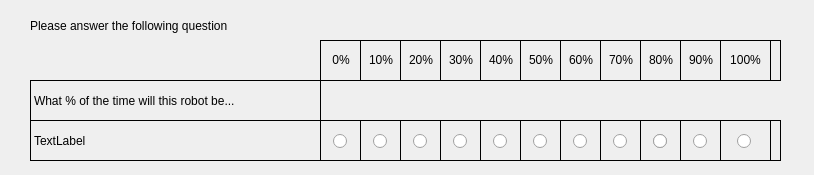
<?xml version="1.0" encoding="UTF-8"?>
<ui version="4.0">
 <class>Trust_Survey</class>
 <widget class="QDialog" name="Trust_Survey">
  <property name="windowModality">
   <enum>Qt::ApplicationModal</enum>
  </property>
  <property name="geometry">
   <rect>
    <x>0</x>
    <y>0</y>
    <width>814</width>
    <height>175</height>
   </rect>
  </property>
  <property name="windowTitle">
   <string>Trust Questionnaire</string>
  </property>
  <widget class="QFrame" name="frame">
   <property name="geometry">
    <rect>
     <x>320</x>
     <y>120</y>
     <width>461</width>
     <height>41</height>
    </rect>
   </property>
   <property name="frameShape">
    <enum>QFrame::Box</enum>
   </property>
   <property name="frameShadow">
    <enum>QFrame::Plain</enum>
   </property>
   <widget class="QFrame" name="frame_2">
    <property name="geometry">
     <rect>
      <x>0</x>
      <y>0</y>
      <width>41</width>
      <height>41</height>
     </rect>
    </property>
    <property name="frameShape">
     <enum>QFrame::Box</enum>
    </property>
    <property name="frameShadow">
     <enum>QFrame::Plain</enum>
    </property>
    <widget class="QRadioButton" name="radio_0">
     <property name="geometry">
      <rect>
       <x>13</x>
       <y>10</y>
       <width>16</width>
       <height>23</height>
      </rect>
     </property>
     <property name="text">
      <string/>
     </property>
     <property name="checked">
      <bool>false</bool>
     </property>
    </widget>
   </widget>
   <widget class="QFrame" name="frame_3">
    <property name="geometry">
     <rect>
      <x>40</x>
      <y>0</y>
      <width>41</width>
      <height>41</height>
     </rect>
    </property>
    <property name="frameShape">
     <enum>QFrame::Box</enum>
    </property>
    <property name="frameShadow">
     <enum>QFrame::Plain</enum>
    </property>
    <widget class="QRadioButton" name="radio_10">
     <property name="geometry">
      <rect>
       <x>13</x>
       <y>10</y>
       <width>16</width>
       <height>23</height>
      </rect>
     </property>
     <property name="text">
      <string/>
     </property>
     <property name="checked">
      <bool>false</bool>
     </property>
    </widget>
   </widget>
   <widget class="QFrame" name="frame_4">
    <property name="geometry">
     <rect>
      <x>80</x>
      <y>0</y>
      <width>41</width>
      <height>41</height>
     </rect>
    </property>
    <property name="frameShape">
     <enum>QFrame::Box</enum>
    </property>
    <property name="frameShadow">
     <enum>QFrame::Plain</enum>
    </property>
    <widget class="QRadioButton" name="radio_20">
     <property name="geometry">
      <rect>
       <x>13</x>
       <y>10</y>
       <width>16</width>
       <height>23</height>
      </rect>
     </property>
     <property name="text">
      <string/>
     </property>
     <property name="checked">
      <bool>false</bool>
     </property>
    </widget>
   </widget>
   <widget class="QFrame" name="frame_5">
    <property name="geometry">
     <rect>
      <x>120</x>
      <y>0</y>
      <width>41</width>
      <height>41</height>
     </rect>
    </property>
    <property name="frameShape">
     <enum>QFrame::Box</enum>
    </property>
    <property name="frameShadow">
     <enum>QFrame::Plain</enum>
    </property>
    <widget class="QRadioButton" name="radio_30">
     <property name="geometry">
      <rect>
       <x>13</x>
       <y>10</y>
       <width>16</width>
       <height>23</height>
      </rect>
     </property>
     <property name="text">
      <string/>
     </property>
     <property name="checked">
      <bool>false</bool>
     </property>
    </widget>
   </widget>
   <widget class="QFrame" name="frame_7">
    <property name="geometry">
     <rect>
      <x>160</x>
      <y>0</y>
      <width>41</width>
      <height>41</height>
     </rect>
    </property>
    <property name="frameShape">
     <enum>QFrame::Box</enum>
    </property>
    <property name="frameShadow">
     <enum>QFrame::Plain</enum>
    </property>
    <widget class="QRadioButton" name="radio_40">
     <property name="geometry">
      <rect>
       <x>13</x>
       <y>10</y>
       <width>16</width>
       <height>23</height>
      </rect>
     </property>
     <property name="text">
      <string/>
     </property>
     <property name="checked">
      <bool>false</bool>
     </property>
    </widget>
   </widget>
   <widget class="QFrame" name="frame_6">
    <property name="geometry">
     <rect>
      <x>200</x>
      <y>0</y>
      <width>41</width>
      <height>41</height>
     </rect>
    </property>
    <property name="frameShape">
     <enum>QFrame::Box</enum>
    </property>
    <property name="frameShadow">
     <enum>QFrame::Plain</enum>
    </property>
    <widget class="QRadioButton" name="radio_50">
     <property name="geometry">
      <rect>
       <x>13</x>
       <y>10</y>
       <width>16</width>
       <height>23</height>
      </rect>
     </property>
     <property name="text">
      <string/>
     </property>
     <property name="checked">
      <bool>false</bool>
     </property>
    </widget>
   </widget>
   <widget class="QFrame" name="frame_8">
    <property name="geometry">
     <rect>
      <x>240</x>
      <y>0</y>
      <width>41</width>
      <height>41</height>
     </rect>
    </property>
    <property name="frameShape">
     <enum>QFrame::Box</enum>
    </property>
    <property name="frameShadow">
     <enum>QFrame::Plain</enum>
    </property>
    <widget class="QRadioButton" name="radio_60">
     <property name="geometry">
      <rect>
       <x>13</x>
       <y>10</y>
       <width>16</width>
       <height>23</height>
      </rect>
     </property>
     <property name="text">
      <string/>
     </property>
     <property name="checked">
      <bool>false</bool>
     </property>
    </widget>
   </widget>
   <widget class="QFrame" name="frame_9">
    <property name="geometry">
     <rect>
      <x>280</x>
      <y>0</y>
      <width>41</width>
      <height>41</height>
     </rect>
    </property>
    <property name="frameShape">
     <enum>QFrame::Box</enum>
    </property>
    <property name="frameShadow">
     <enum>QFrame::Plain</enum>
    </property>
    <widget class="QRadioButton" name="radio_70">
     <property name="geometry">
      <rect>
       <x>13</x>
       <y>10</y>
       <width>16</width>
       <height>23</height>
      </rect>
     </property>
     <property name="text">
      <string/>
     </property>
     <property name="checked">
      <bool>false</bool>
     </property>
    </widget>
   </widget>
   <widget class="QFrame" name="frame_10">
    <property name="geometry">
     <rect>
      <x>320</x>
      <y>0</y>
      <width>41</width>
      <height>41</height>
     </rect>
    </property>
    <property name="frameShape">
     <enum>QFrame::Box</enum>
    </property>
    <property name="frameShadow">
     <enum>QFrame::Plain</enum>
    </property>
    <widget class="QRadioButton" name="radioButton_10">
     <property name="geometry">
      <rect>
       <x>13</x>
       <y>10</y>
       <width>16</width>
       <height>23</height>
      </rect>
     </property>
     <property name="text">
      <string/>
     </property>
     <property name="checked">
      <bool>false</bool>
     </property>
    </widget>
    <widget class="QFrame" name="frame_11">
     <property name="geometry">
      <rect>
       <x>0</x>
       <y>0</y>
       <width>41</width>
       <height>41</height>
      </rect>
     </property>
     <property name="frameShape">
      <enum>QFrame::Box</enum>
     </property>
     <property name="frameShadow">
      <enum>QFrame::Plain</enum>
     </property>
     <widget class="QRadioButton" name="radio_80">
      <property name="geometry">
       <rect>
        <x>13</x>
        <y>10</y>
        <width>16</width>
        <height>23</height>
       </rect>
      </property>
      <property name="text">
       <string/>
      </property>
      <property name="checked">
       <bool>false</bool>
      </property>
     </widget>
    </widget>
   </widget>
   <widget class="QFrame" name="frame_12">
    <property name="geometry">
     <rect>
      <x>360</x>
      <y>0</y>
      <width>41</width>
      <height>41</height>
     </rect>
    </property>
    <property name="frameShape">
     <enum>QFrame::Box</enum>
    </property>
    <property name="frameShadow">
     <enum>QFrame::Plain</enum>
    </property>
    <widget class="QRadioButton" name="radio_90">
     <property name="geometry">
      <rect>
       <x>13</x>
       <y>10</y>
       <width>16</width>
       <height>23</height>
      </rect>
     </property>
     <property name="text">
      <string/>
     </property>
     <property name="checked">
      <bool>false</bool>
     </property>
    </widget>
   </widget>
   <widget class="QFrame" name="frame_24">
    <property name="geometry">
     <rect>
      <x>400</x>
      <y>0</y>
      <width>51</width>
      <height>41</height>
     </rect>
    </property>
    <property name="frameShape">
     <enum>QFrame::Box</enum>
    </property>
    <property name="frameShadow">
     <enum>QFrame::Plain</enum>
    </property>
    <widget class="QRadioButton" name="radio_100">
     <property name="geometry">
      <rect>
       <x>17</x>
       <y>10</y>
       <width>16</width>
       <height>23</height>
      </rect>
     </property>
     <property name="text">
      <string/>
     </property>
     <property name="checked">
      <bool>false</bool>
     </property>
    </widget>
   </widget>
  </widget>
  <widget class="QLabel" name="section_text">
   <property name="geometry">
    <rect>
     <x>30</x>
     <y>80</y>
     <width>291</width>
     <height>41</height>
    </rect>
   </property>
   <property name="frameShape">
    <enum>QFrame::Box</enum>
   </property>
   <property name="text">
    <string>What % of the time will this robot be...</string>
   </property>
  </widget>
  <widget class="QLabel" name="prompt_text">
   <property name="geometry">
    <rect>
     <x>30</x>
     <y>120</y>
     <width>291</width>
     <height>41</height>
    </rect>
   </property>
   <property name="frameShape">
    <enum>QFrame::Box</enum>
   </property>
   <property name="text">
    <string>TextLabel</string>
   </property>
  </widget>
  <widget class="QFrame" name="frame_13">
   <property name="geometry">
    <rect>
     <x>320</x>
     <y>40</y>
     <width>461</width>
     <height>41</height>
    </rect>
   </property>
   <property name="frameShape">
    <enum>QFrame::Box</enum>
   </property>
   <property name="frameShadow">
    <enum>QFrame::Plain</enum>
   </property>
   <widget class="QFrame" name="frame_14">
    <property name="geometry">
     <rect>
      <x>0</x>
      <y>0</y>
      <width>41</width>
      <height>41</height>
     </rect>
    </property>
    <property name="frameShape">
     <enum>QFrame::Box</enum>
    </property>
    <property name="frameShadow">
     <enum>QFrame::Plain</enum>
    </property>
    <widget class="QLabel" name="label">
     <property name="geometry">
      <rect>
       <x>5</x>
       <y>10</y>
       <width>32</width>
       <height>20</height>
      </rect>
     </property>
     <property name="text">
      <string>0%</string>
     </property>
     <property name="alignment">
      <set>Qt::AlignCenter</set>
     </property>
    </widget>
   </widget>
   <widget class="QFrame" name="frame_15">
    <property name="geometry">
     <rect>
      <x>40</x>
      <y>0</y>
      <width>41</width>
      <height>41</height>
     </rect>
    </property>
    <property name="frameShape">
     <enum>QFrame::Box</enum>
    </property>
    <property name="frameShadow">
     <enum>QFrame::Plain</enum>
    </property>
    <widget class="QLabel" name="label_13">
     <property name="geometry">
      <rect>
       <x>5</x>
       <y>10</y>
       <width>32</width>
       <height>20</height>
      </rect>
     </property>
     <property name="text">
      <string>10%</string>
     </property>
     <property name="alignment">
      <set>Qt::AlignCenter</set>
     </property>
    </widget>
   </widget>
   <widget class="QFrame" name="frame_16">
    <property name="geometry">
     <rect>
      <x>80</x>
      <y>0</y>
      <width>41</width>
      <height>41</height>
     </rect>
    </property>
    <property name="frameShape">
     <enum>QFrame::Box</enum>
    </property>
    <property name="frameShadow">
     <enum>QFrame::Plain</enum>
    </property>
    <widget class="QLabel" name="label_14">
     <property name="geometry">
      <rect>
       <x>5</x>
       <y>10</y>
       <width>32</width>
       <height>20</height>
      </rect>
     </property>
     <property name="text">
      <string>20%</string>
     </property>
     <property name="alignment">
      <set>Qt::AlignCenter</set>
     </property>
    </widget>
   </widget>
   <widget class="QFrame" name="frame_17">
    <property name="geometry">
     <rect>
      <x>120</x>
      <y>0</y>
      <width>41</width>
      <height>41</height>
     </rect>
    </property>
    <property name="frameShape">
     <enum>QFrame::Box</enum>
    </property>
    <property name="frameShadow">
     <enum>QFrame::Plain</enum>
    </property>
    <widget class="QLabel" name="label_15">
     <property name="geometry">
      <rect>
       <x>5</x>
       <y>10</y>
       <width>32</width>
       <height>20</height>
      </rect>
     </property>
     <property name="text">
      <string>30%</string>
     </property>
     <property name="alignment">
      <set>Qt::AlignCenter</set>
     </property>
    </widget>
   </widget>
   <widget class="QFrame" name="frame_18">
    <property name="geometry">
     <rect>
      <x>160</x>
      <y>0</y>
      <width>41</width>
      <height>41</height>
     </rect>
    </property>
    <property name="frameShape">
     <enum>QFrame::Box</enum>
    </property>
    <property name="frameShadow">
     <enum>QFrame::Plain</enum>
    </property>
    <widget class="QLabel" name="label_16">
     <property name="geometry">
      <rect>
       <x>5</x>
       <y>10</y>
       <width>32</width>
       <height>20</height>
      </rect>
     </property>
     <property name="text">
      <string>40%</string>
     </property>
     <property name="alignment">
      <set>Qt::AlignCenter</set>
     </property>
    </widget>
   </widget>
   <widget class="QFrame" name="frame_19">
    <property name="geometry">
     <rect>
      <x>200</x>
      <y>0</y>
      <width>41</width>
      <height>41</height>
     </rect>
    </property>
    <property name="frameShape">
     <enum>QFrame::Box</enum>
    </property>
    <property name="frameShadow">
     <enum>QFrame::Plain</enum>
    </property>
    <widget class="QLabel" name="label_18">
     <property name="geometry">
      <rect>
       <x>5</x>
       <y>10</y>
       <width>32</width>
       <height>20</height>
      </rect>
     </property>
     <property name="text">
      <string>50%</string>
     </property>
     <property name="alignment">
      <set>Qt::AlignCenter</set>
     </property>
    </widget>
   </widget>
   <widget class="QFrame" name="frame_20">
    <property name="geometry">
     <rect>
      <x>240</x>
      <y>0</y>
      <width>41</width>
      <height>41</height>
     </rect>
    </property>
    <property name="frameShape">
     <enum>QFrame::Box</enum>
    </property>
    <property name="frameShadow">
     <enum>QFrame::Plain</enum>
    </property>
    <widget class="QLabel" name="label_19">
     <property name="geometry">
      <rect>
       <x>5</x>
       <y>10</y>
       <width>32</width>
       <height>20</height>
      </rect>
     </property>
     <property name="text">
      <string>60%</string>
     </property>
     <property name="alignment">
      <set>Qt::AlignCenter</set>
     </property>
    </widget>
   </widget>
   <widget class="QFrame" name="frame_21">
    <property name="geometry">
     <rect>
      <x>280</x>
      <y>0</y>
      <width>41</width>
      <height>41</height>
     </rect>
    </property>
    <property name="frameShape">
     <enum>QFrame::Box</enum>
    </property>
    <property name="frameShadow">
     <enum>QFrame::Plain</enum>
    </property>
    <widget class="QLabel" name="label_20">
     <property name="geometry">
      <rect>
       <x>5</x>
       <y>10</y>
       <width>32</width>
       <height>20</height>
      </rect>
     </property>
     <property name="text">
      <string>70%</string>
     </property>
     <property name="alignment">
      <set>Qt::AlignCenter</set>
     </property>
    </widget>
   </widget>
   <widget class="QFrame" name="frame_22">
    <property name="geometry">
     <rect>
      <x>320</x>
      <y>0</y>
      <width>41</width>
      <height>41</height>
     </rect>
    </property>
    <property name="frameShape">
     <enum>QFrame::Box</enum>
    </property>
    <property name="frameShadow">
     <enum>QFrame::Plain</enum>
    </property>
    <widget class="QLabel" name="label_21">
     <property name="geometry">
      <rect>
       <x>5</x>
       <y>10</y>
       <width>32</width>
       <height>20</height>
      </rect>
     </property>
     <property name="text">
      <string>80%</string>
     </property>
     <property name="alignment">
      <set>Qt::AlignCenter</set>
     </property>
    </widget>
   </widget>
   <widget class="QFrame" name="frame_23">
    <property name="geometry">
     <rect>
      <x>360</x>
      <y>0</y>
      <width>41</width>
      <height>41</height>
     </rect>
    </property>
    <property name="frameShape">
     <enum>QFrame::Box</enum>
    </property>
    <property name="frameShadow">
     <enum>QFrame::Plain</enum>
    </property>
    <widget class="QLabel" name="label_22">
     <property name="geometry">
      <rect>
       <x>5</x>
       <y>10</y>
       <width>32</width>
       <height>20</height>
      </rect>
     </property>
     <property name="text">
      <string>90%</string>
     </property>
     <property name="alignment">
      <set>Qt::AlignCenter</set>
     </property>
    </widget>
   </widget>
   <widget class="QFrame" name="frame_25">
    <property name="geometry">
     <rect>
      <x>400</x>
      <y>0</y>
      <width>51</width>
      <height>41</height>
     </rect>
    </property>
    <property name="frameShape">
     <enum>QFrame::Box</enum>
    </property>
    <property name="frameShadow">
     <enum>QFrame::Plain</enum>
    </property>
    <widget class="QLabel" name="label_23">
     <property name="geometry">
      <rect>
       <x>5</x>
       <y>10</y>
       <width>41</width>
       <height>20</height>
      </rect>
     </property>
     <property name="text">
      <string>100%</string>
     </property>
     <property name="alignment">
      <set>Qt::AlignCenter</set>
     </property>
    </widget>
   </widget>
  </widget>
  <widget class="QLabel" name="label_2">
   <property name="geometry">
    <rect>
     <x>30</x>
     <y>10</y>
     <width>331</width>
     <height>31</height>
    </rect>
   </property>
   <property name="text">
    <string>Please answer the following question</string>
   </property>
  </widget>
 </widget>
 <resources/>
 <connections/>
</ui>
